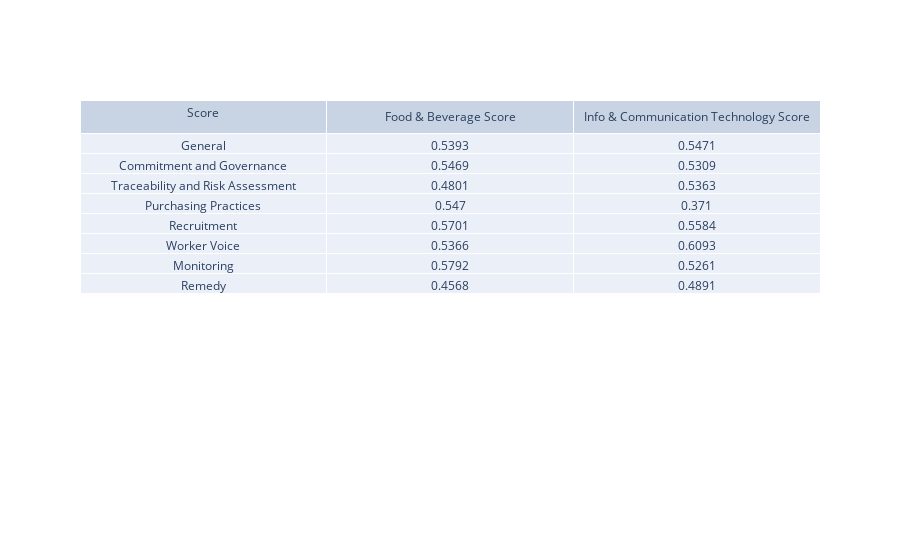

Notebook source saved alongside this figure:
### Code cell
import plotly.graph_objects as go

values = ['General', 'Commitment and Governance', 
           'Traceability and Risk Assessment', 'Purchasing Practices',
          'Recruitment', 'Worker Voice', 'Monitoring', 'Remedy']

fig = go.Figure(data=[go.Table(header=dict(values=['Score',
                                                   'Food & Beverage Score', 
                                                   'Info & Communication Technology Score']),
                 cells=dict(values= [values, #column 1
                                    [FB_general, FB_1, FB_2, FB_3, FB_4, FB_5, FB_6, FB_7], #column 2
                                    [ICT_General, ICT_1, ICT_2, ICT_3, ICT_4, ICT_5, ICT_6, ICT_7]])) # column 3
                     ])
fig.show()

### Figure 1 — Plotly figure (JSON) as saved in the notebook; plotly's stock layout.template omitted (floating-point values rounded to 4 significant figures)
{"data": [{"cells": {"values": [["General", "Commitment and Governance", "Traceability and Risk Assessment", "Purchasing Practices", "Recruitment", "Worker Voice", "Monitoring", "Remedy"], [0.5393, 0.5469, 0.4801, 0.547, 0.5701, 0.5366, 0.5792, 0.4568], [0.5471, 0.5309, 0.5363, 0.371, 0.5584, 0.6093, 0.5261, 0.4891]]}, "header": {"values": ["Score", "Food & Beverage Score", "Info & Communication Technology Score"]}, "type": "table"}], "layout": {}}
